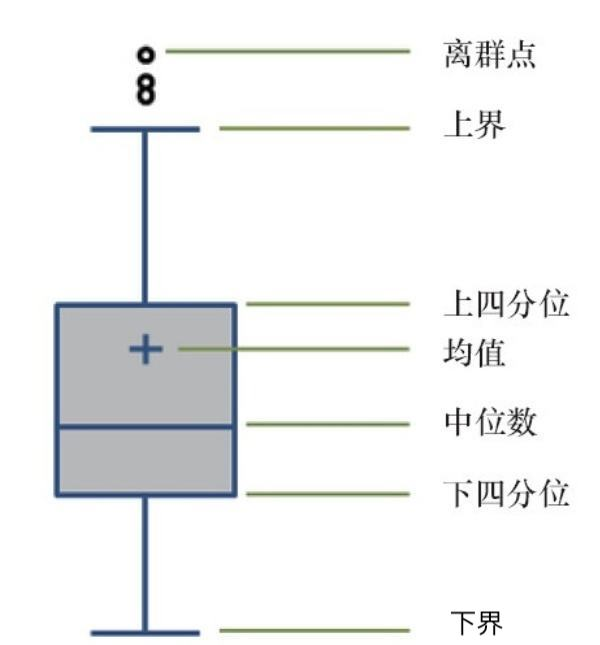
#> input picture 11_data_science/pandas/timg.jpeg, 600 x 645 px, given in place of scenery.jpeg, which was not available
$ python cv_image.py
#> lines starting #> are read from the running program, lines starting #| are printed output that depends on the picture; pictures that were not available may be replaced by others from this repository, and a replacement may not be noted
# -*- coding: utf-8 -*-
# @author: edgardeng (https://github.com/edgardeng)
# @date:   2021-02-08
# @file:   使用cv2操作图片
import cv2
import numpy as np
from matplotlib import pyplot as plt


# [194 lines left out: functions get_image, handle_pixel, border, pixel_cal, pixel_bit_call, track_bar and 2 more, not called in this run]


def transformation():
    print('向左平移100，向下平移50')
    img = cv2.imread('scenery.jpeg', 0)
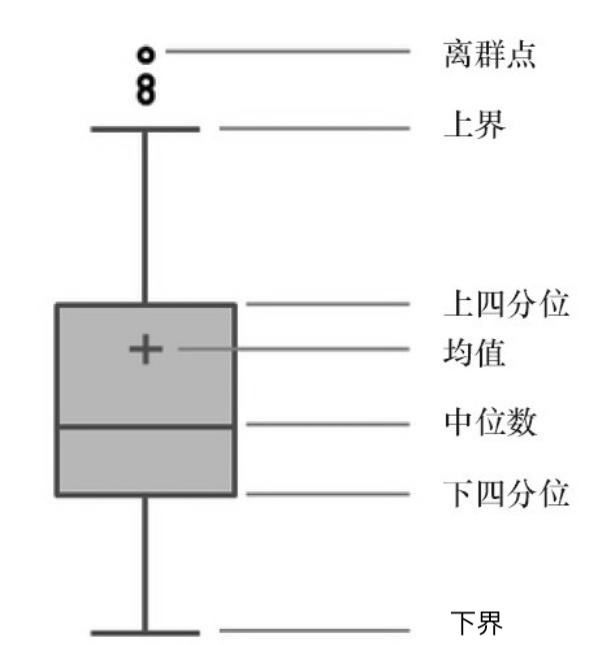
#> img: shape (645, 600); min 0, max 255, mean 240.5
    rows, cols = img.shape
#> rows = 645; cols = 600
    M = np.float32([[1, 0, 100], [0, 1, 50]])
    dst = cv2.warpAffine(img, M, (cols, rows))
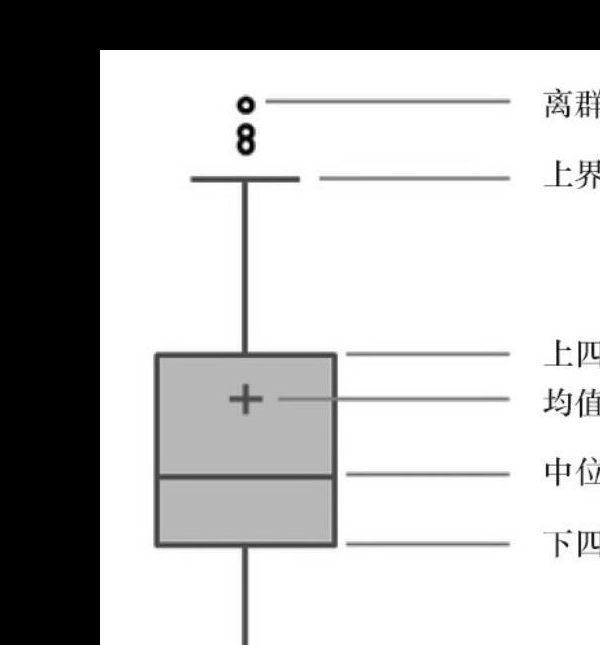
#> dst: shape (645, 600); min 0, max 255, mean 183.3
    cv2.imwrite('scenery-transfrom.jpg', dst)

    print('# 4.2.4 仿射变换矩阵的计算')
    img = cv2.imread('scenery.jpeg')
#> img is the input picture: shape (645, 600, 3); mean B, G, R 240.9, 240.8, 239.8
    rows, cols, ch = img.shape
#> ch = 3

    pts1 = np.float32([[50, 50], [200, 50], [50, 200]])
    pts2 = np.float32([[10, 100], [200, 50], [100, 250]])

    M = cv2.getAffineTransform(pts1, pts2)  # 根据变换前后三组坐标计算变换矩阵　　　 返回2*3的转变矩阵
    dst = cv2.warpAffine(img, M, (cols, rows))
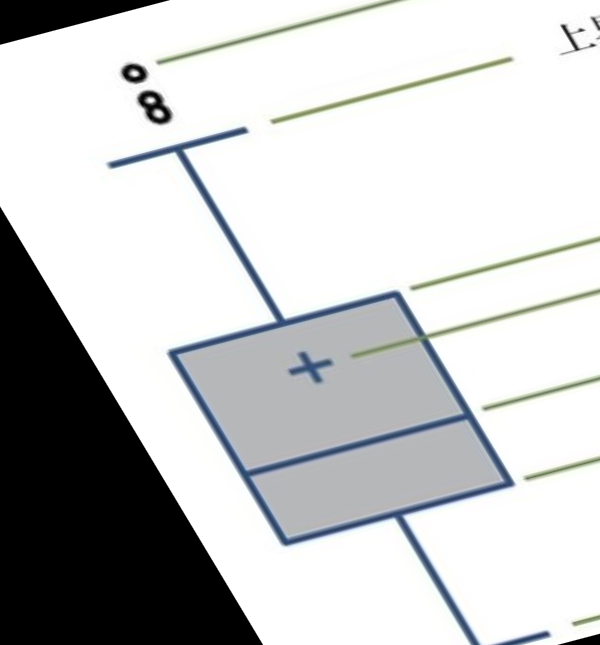
#> dst: shape (645, 600, 3); mean B, G, R 198.6, 198.2, 196.8

    plt.subplot(121), plt.imshow(img), plt.title('Input')
    plt.subplot(122), plt.imshow(dst), plt.title('Output')
    plt.show()
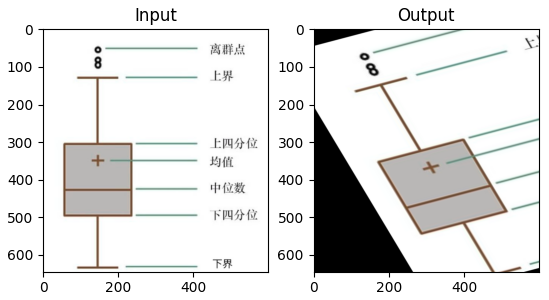
#> figure drawn by matplotlib, 2 panels; B, G, R data is drawn as R, G, B
    print('4.3 透视变换(persperctive transformation)')

    pts1 = np.float32([[56, 65], [368, 52], [28, 387], [389, 390]])
    pts2 = np.float32([[0, 0], [300, 0], [0, 300], [300, 300]])

    M = cv2.getPerspectiveTransform(pts1, pts2)

    dst = cv2.warpPerspective(img, M, (300, 300))
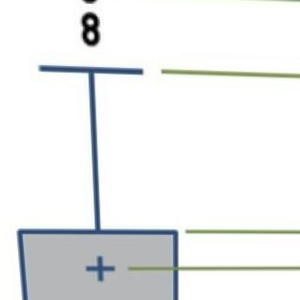
#> dst: shape (300, 300, 3); mean B, G, R 238.2, 238.1, 236.5

    plt.subplot(121), plt.imshow(img), plt.title('Input')
    plt.subplot(122), plt.imshow(dst), plt.title('Output')
    plt.show()
#> figure, not shown here; B, G, R data is drawn as R, G, B

    matrix = np.float32([[ 8.06350904e-01, -1.67497791e-02, -4.34096149e+01],
                         [ 2.85178118e-02,  8.29440456e-01, -6.26063898e+01],
                        [ 2.41877972e-05,  1.99790270e-05 , 1.00000000e+00]])

    rect = np.array([[589, 91], [1355, 91], [1355, 219], [589, 219]], np.float32)
    rect = rect.reshape(-1, 1, 2)
    newRect = cv2.perspectiveTransform(rect, matrix) # 对坐标点进行透视变换，对于原图像上的一点，通过perspctiveTransform()能计算出透视变换后图片上该点的坐标
    print(newRect)

    rect_fill = np.ones((4, 3), dtype=np.float32)
#> (the run stopped early here; a loop or call above may not have finished)
